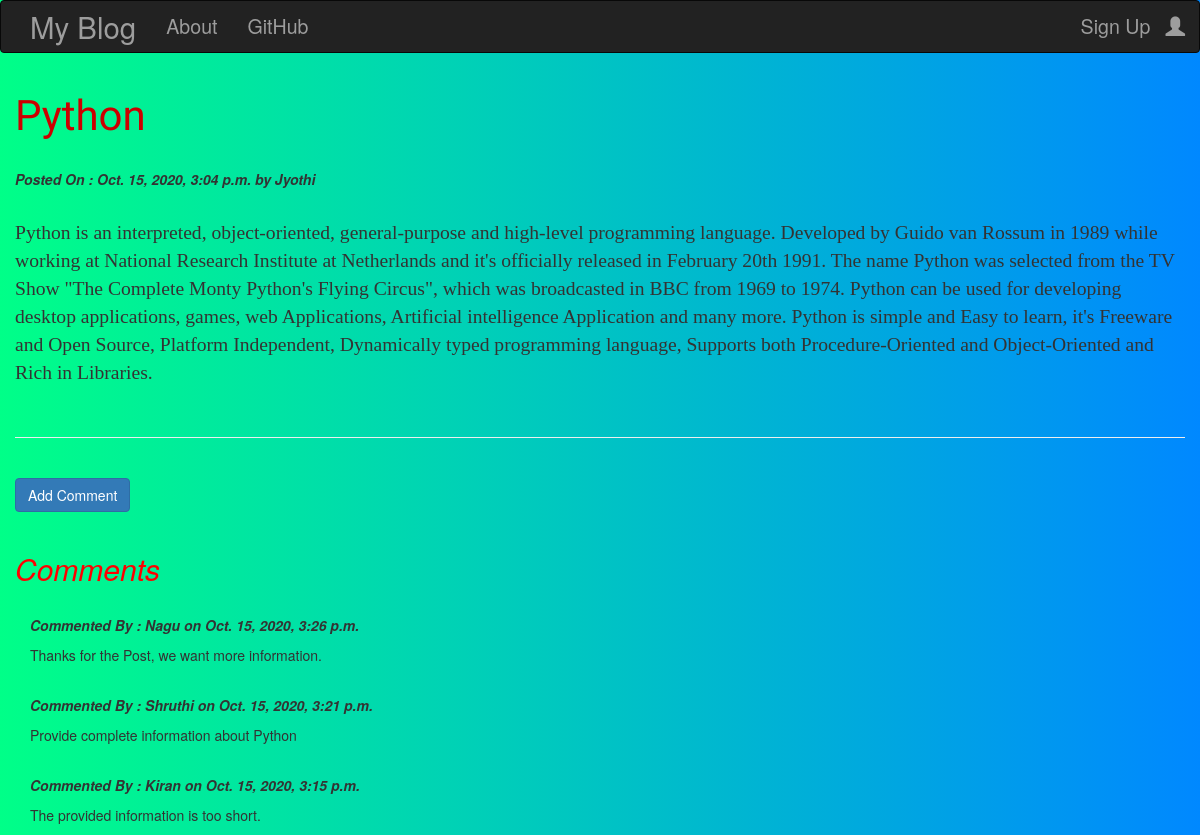
Screenshot of /post/7/ with the database file from the repository.
### blog/models.py (models this page shows, shortened)
class Post(models.Model):
    title = models.CharField(max_length=200)
    author = models.ForeignKey('auth.User',related_name='blog_post')
    text = models.TextField()
    created_date = models.DateTimeField(auto_now=True)
    published_date = models.DateTimeField(blank=True,null=True)

class Comment(models.Model):
    post = models.ForeignKey(Post,related_name='comments')
    name = models.ForeignKey('auth.User',related_name='blog_comment')
    text = models.TextField()
    created_date = models.DateTimeField(auto_now=True)
    active=models.BooleanField(default=True)
    class Meta:
        ordering=('-created_date',)

### blog/views.py (the view)
# urls.py: url(r'^post/(?P<pk>\d+)/$',views.PostDetailView.as_view(),name='post_detail'),
class PostDetailView(DetailView):
    model = Post

### blog/templates/blog/post_detail.html (shortened to what this page needs)
{% extends 'blog/base.html' %}
{% block content %}
<h1 class="posttitle">{{post.title}}</h1><br>
{% if post.published_date %}
<div class="date postdate">
  <p>Posted On : {{post.published_date}} by {{post.author|title}} </p><br>
</div>
{% else %}
<p class="date">Created on: {{post.created_date}} by {{post.author|title}}</p>
<a class="btn btn-success"  href="{% url 'post_publish' pk=post.pk %}">Publish</a><br><br>
{% endif %}
<p class="postcontent">{{post.text|safe|linebreaksbr}}</p><br>
<hr>
<br>
{% if post.published_date %}
<a class="btn btn-primary" href="{% url 'comment_to_post' pk=post.pk %}"> Add Comment</a>
<br><br>
{% with comments.count as comments_count %}
<h2>{{comments_count}} <span id="comment">Comments</span> {{comments_count|pluralize}}</h2>
{% endwith%}
<div class="container">
  {% for comment in post.comments.all %}
  <br>
  <p class="date">Commented By : {{comment.name}} on {{comment.created_date}}</p>
  <p>{{comment.text|safe|linebreaks}}</p>
  {% empty %}
  <p>No Comments posted.</p>
  {% endfor %}
  {% endif %}
</div>
{% endblock %}

### blog/templates/blog/base.html (shortened to what this page needs)
<!DOCTYPE html>
{% load staticfiles %}
<html lang="en" dir="ltr">
  <head>
    <link rel="stylesheet" href="https://stackpath.bootstrapcdn.com/bootstrap/3.4.1/css/bootstrap.min.css">
    <link rel="stylesheet" href="{% static "css/blog.css" %}">
  </head>
  <body>
      <nav class="navbar techfont navbar-inverse">
      <div class="container">
        <ul class="nav navbar-nav ">
          <li><a  class="navbar-brand bigbrand"  href="{% url 'post_list' %}">My Blog</a> </li>
          <li><a href="{% url 'about'%}">About</a> </li>
          <li><a href="https://www.github.com">GitHub</a> </li>
        </ul>
        <ul class="nav navbar-nav navbar-right">
          {% if user.is_authenticated %}
          <li><a href="{% url 'post_create' %}">New Post</a></li>
          <li><a href="{% url 'post_draft' %}">Drafts</a></li>
          <li><a href="{% url 'logout' %}">Log Out</a></li>
          <li><a>Welcome:{{user.username}}</a></li>
          {% else %}
          <li><a class="nav navbar-right" href="{% url 'signup' %}">Sign Up </a> </li>
          <li><a class="nav navbar-right" href="{% url 'login' %}"><span class="glyphicon glyphicon-user"></span></a> </li>
          {% endif %}
        </ul>
      </div>
    </nav>
    <div class="content container">
      <div class="row">
          <div class="blog_post">
            {% block content %}
            {% endblock %}
          </div>
      </div>
    </div>
  </body>
</html>

### blog/static/css/blog.css (style rules this page uses)
body { background:linear-gradient(to right,#0f8,#08f); }
.techfont { font-size: 1.4em; }
.bigbrand { font-size: 1.5em; }
.date { font-weight: bolder; font-style: italic; }
.posttitle { font-family: 'Sansita Swashed', cursive; color:#cc0000; font-size: 3em; }
.postcontent { font-family: 'Montserrat'; font-size:1.4em; }
#comment { color:red; font-style: italic; }

### rows the page displays
Post: title "Python", published_date "Oct. 15, 2020, 3:04 p.m.", author "Jyothi", text "Python is an interpreted, object-oriented, general-purpose and high-level programming language. Developed by Guido van Rossum in 1989 while working at National Research Institute at Netherlands and it's officially released in February 20th 1991. The name Python was selected from the TV Show \"The Complete Monty Python's Flying Circus\", which was broadcasted in BBC from 1969 to 1974. Python can be used for developing desktop applications, games, web Applications, Artificial intelligence Application and many more. Python is simple and Easy to learn, it's Freeware and Open Source, Platform Independent, Dynamically typed programming language, Supports both Procedure-Oriented and Object-Oriented…"
Comment: name "Nagu", created_date "Oct. 15, 2020, 3:26 p.m.", text "Thanks for the Post, we want more information."
Comment: name "Shruthi", created_date "Oct. 15, 2020, 3:21 p.m.", text "Provide complete information about Python"
Comment: name "Kiran", created_date "Oct. 15, 2020, 3:15 p.m.", text "The provided information is too short."
